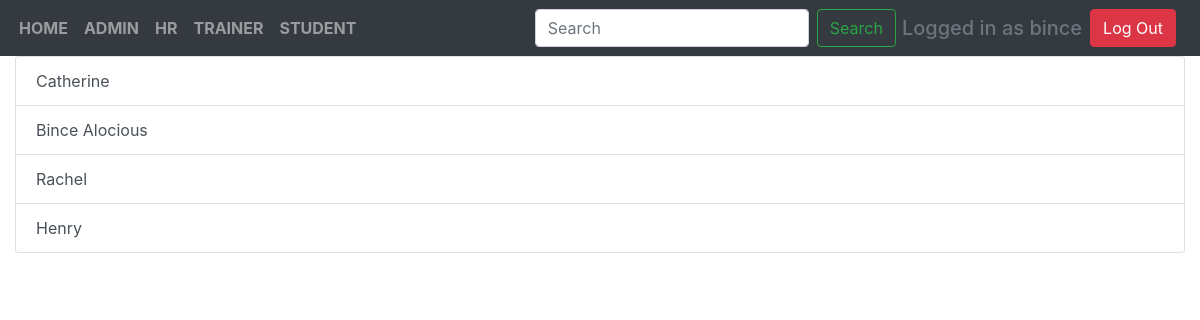
Page /allstu (signed in) on the committed database.
### app1/models.py (models this page shows, shortened)
class Register(models.Model):
    Name=models.CharField(max_length=150)
    Qualification=models.CharField(max_length=250)
    Address=models.TextField()
    Phone_No=models.CharField(max_length=10)
    Email=models.EmailField()
    Verify_Email=models.EmailField()
    Password=models.CharField(max_length=150)
    Select_Course=models.ForeignKey(Course,on_delete=models.CASCADE)
    Select_Batch=models.ForeignKey(Batch,on_delete=models.CASCADE)
    Payment=models.ForeignKey(Payment,on_delete=models.CASCADE)

### app1/views.py (the view)
# urls.py: path("allstu", views.allstu, name='allstu'),
def allstu(request):
    obj=Register.objects.all()
    dict = {"rec": obj}
    return render(request, "app1/students.html", dict)

### app1/templates/app1/students.html (shortened to what this page needs)
<!DOCTYPE html>
{% extends "app1/base.html"%}
    {% block body_block%}
<div class="list-group">
    {%for i in rec%}
  <a href="{%url 'app1:details' i.Name%}" class="list-group-item list-group-item-action">{{i.Name}}</a>
    {%endfor%}
</div>
{%endblock%}

### app1/templates/app1/base.html (shortened to what this page needs)
<!DOCTYPE html>
<html lang="en">
<head>
    <link rel="stylesheet" href="https://stackpath.bootstrapcdn.com/bootstrap/4.3.1/css/bootstrap.min.css">
</head>
<body>
<div class="col-lg-12">
<nav class="navbar navbar-expand-lg sticky-top navbar-dark bg-dark" style="margin-left:-20px;margin-right:-15px;">
  <div class="collapse navbar-collapse" id="navbarNavAltMarkup">
    <div class="navbar-nav">
        <a class="nav-item nav-link" href="{% url 'app1:index'%}" style="font-weight:bold;">HOME</a>
        {%if user.is_authenticated%}
        <a class="nav-item nav-link" href="{% url 'app1:admin'%}" style="font-weight:bold;">ADMIN</a>
        <a class="nav-item nav-link" href="{%url 'app1:hr'%}" style="font-weight:bold;">HR</a>
        <a class="nav-item nav-link" href="{%url 'app1:viewtra'%}" style="font-weight:bold;">TRAINER</a>
        <a class="nav-item nav-link" href="{%url 'app1:stupg'%}" style="font-weight:bold;">STUDENT</a>
          </div>
  </div>
        <form class="form-inline" style="float:right;" method="get" action="{%url 'app1:search'%}">
        <input class="form-control mr-sm-2" type="text" name="q" value="{{request.GET.q}}" placeholder="Search" aria-label="Search">
        <button class="btn btn-outline-success my-2 my-sm-0" type="submit">Search</button>
    </form>
    <h5 class="text-muted mr-sm-2" style="margin:6px;">Logged in as {{user.username}}</h5>
    <a class="btn btn-danger mr-sm-2" href="{%url 'logout'%}" role="button">Log Out</a>
    {%endif%}
</nav>
</div>
<div class="container-fluid">
    {% block body_block%}
    {%endblock%}
</div>
</body>
</html>

### rows in the picture
Register: Name "Catherine"
Register: Name "Bince Alocious"
Register: Name "Rachel"
Register: Name "Henry"

### other values in the picture
{{ user.username }} "bince"
